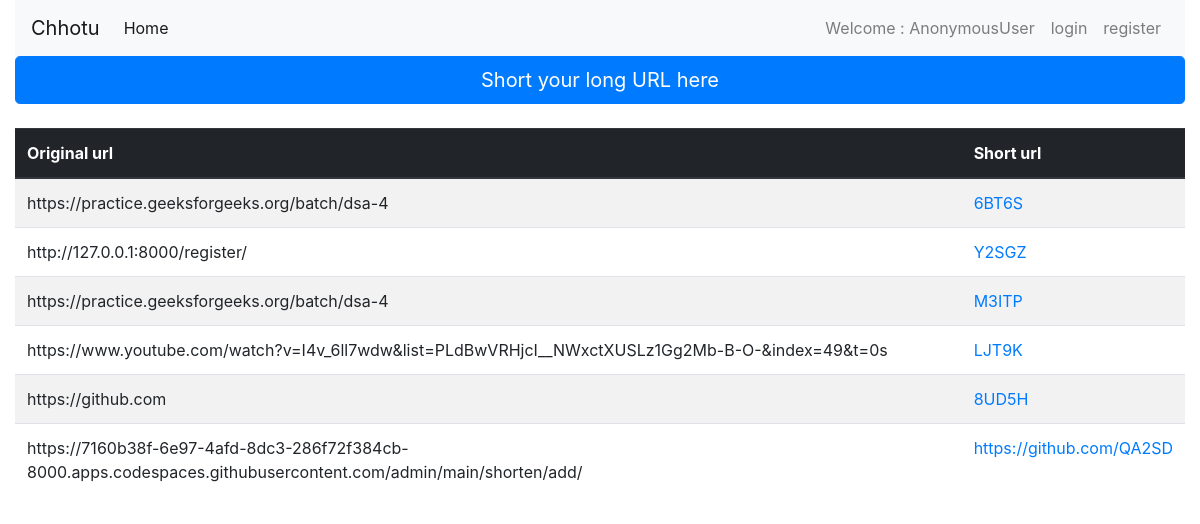
The page / on the database its author committed.
### main/models.py (models this page shows)
class shorten(models.Model):
    uri = models.URLField('Enter original uri ')
    shorturi = models.CharField('save the model for shorten uri',max_length=10,unique=True,null=True,blank=True)
    count = models.IntegerField(default=0)
    def save(self,*args,**kwrgs):
        self.shorturi=get_random_string(5, allowed_chars=string.ascii_uppercase + string.digits)
        super(shorten,self).save(*args,**kwrgs)

### home/views.py (the view)
# urls.py: path('',index,name='index'),
def index(request):
    if request.user.is_authenticated:
        query = UserShort.objects.filter(user=request.user).order_by('-pk')
        context = {'query':query}
    else:
        query = shorten.objects.all().order_by('-pk')
        context = {'query':query}
    return render(request,'index.html',context)

### templates/index.html (shortened to what this page needs)
{% extends 'base.html' %}
{% block content %}
<a href="{% url 'home:short'%}" class="btn btn-primary btn-lg btn-block mb-4">Short your long URL here</a>
<div class="table-responsive ">
    <table class="table table-striped borderless">
  <thead class="thead-dark">
    <tr>
      <th scope="col">Original url</th>
      <th scope="col">Short url</th>
    </tr>
  </thead>
  <tbody>
  {%for object in query%}
    <tr>
      <td>{{object.uri }}</td>
      {% if user.is_authenticated %}
      <td><a href="{{user}}/{{object.shorturi}}">{{object.shorturi}}</a></td>
      {%else%}
      <td><a href="/{{object.shorturi}}">{{object.shorturi}}</a></td>
      {%endif%}
    </tr>
  {%endfor%}
  </tbody>
</table>
</div>
 {% endblock %}

### rows shown on the page
shorten: uri "https://practice.geeksforgeeks.org/batch/dsa-4", shorturi "6BT6S"
shorten: uri "http://127.0.0.1:8000/register/", shorturi "Y2SGZ"
shorten: uri "https://practice.geeksforgeeks.org/batch/dsa-4", shorturi "M3ITP"
shorten: uri "https://www.youtube.com/watch?v=I4v_6ll7wdw&list=PLdBwVRHjcI__NWxctXUSLz1Gg2Mb-B-O-&index=49&t=0s", shorturi "LJT9K"
shorten: uri "https://github.com", shorturi "8UD5H"
shorten: uri "https://7160b38f-6e97-4afd-8dc3-286f72f384cb-8000.apps.codespaces.githubusercontent.com/admin/main/shorten/add/", shorturi "https://github.com/QA2SD"

### other values the page prints
{{ request.user }} "AnonymousUser"
